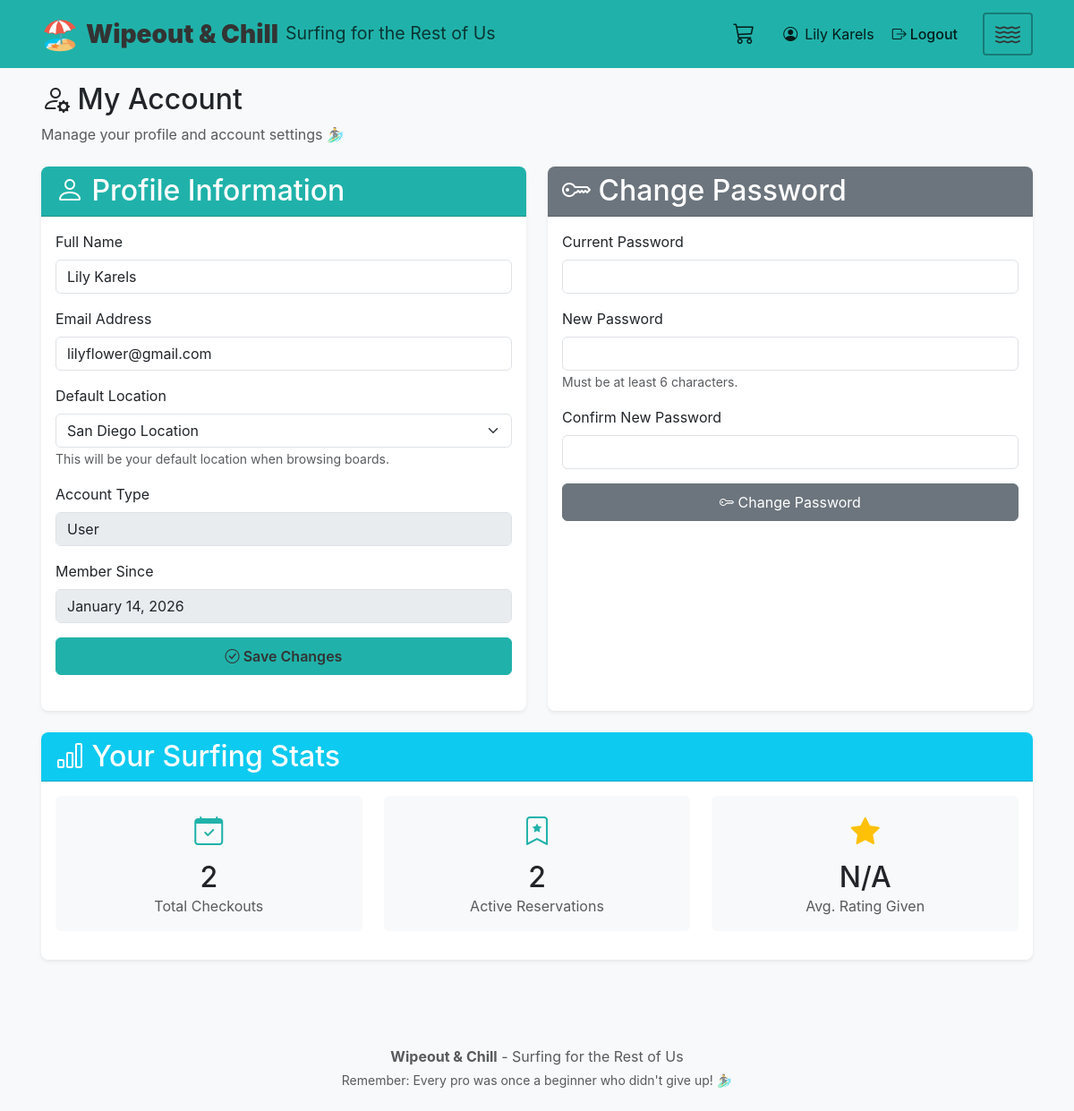
The app's page /my-account (signed in) with its own data.
### models/user.py (models this page shows, shortened)
class User(db.Model, UserMixin):
    __tablename__ = 'users'
    id = db.Column(db.String(36), primary_key=True, default=lambda: str(uuid.uuid4()))
    email = db.Column(db.String(255), unique=True, nullable=False)
    full_name = db.Column(db.String(255), nullable=False)
    password_hash = db.Column(db.String(255), nullable=False)  # Password hash for authentication
    location_id = db.Column(db.String(36), db.ForeignKey('locations.id', ondelete='SET NULL'), nullable=True)
    role = db.Column(db.String(50), default='user', nullable=False)
    created_at = db.Column(db.DateTime, default=datetime.utcnow, nullable=False)
    updated_at = db.Column(db.DateTime, default=datetime.utcnow, onupdate=datetime.utcnow, nullable=False)
    @classmethod
    def find_by_id(cls, user_id):
        return cls.query.get(user_id)
    def is_admin(self):
        from utils.constants import USER_ROLE_ADMIN
        return self.role == USER_ROLE_ADMIN

### models/location.py (models this page shows, shortened)
class Location(db.Model):
    __tablename__ = 'locations'
    id = db.Column(db.String(36), primary_key=True, default=lambda: str(uuid.uuid4()))
    name = db.Column(db.String(255), nullable=False)
    timezone = db.Column(db.String(100), default='America/Los_Angeles', nullable=False)
    address = db.Column(db.Text, nullable=True)
    created_at = db.Column(db.DateTime, default=datetime.utcnow, nullable=False)
    updated_at = db.Column(db.DateTime, default=datetime.utcnow, onupdate=datetime.utcnow, nullable=False)
    @classmethod
    def find_all(cls):
        return cls.query.all()

### routes/user_routes.py (the view, shortened to what this page needs)
@user_routes.route('/my-account', methods=['GET', 'POST'])
@login_required
def my_account():
    from models.location import Location
    from werkzeug.security import check_password_hash, generate_password_hash
    from database import db
    all_locations = Location.find_all()
    message = None
    error = None
    return render_template('user/my_account.html',
                          all_locations=all_locations,
                          message=message,
                          error=error)

### app.py (called while the page is built)
@login_manager.user_loader
def load_user(user_id):
    return User.find_by_id(user_id)

### templates/user/my_account.html (shortened to what this page needs)
{% extends "base.html" %}
{% block content %}
<div class="row">
    <div class="col-12">
        <h1 class="mb-2">
            <i class="bi bi-person-gear"></i> My Account
        </h1>
        <p class="text-muted mb-4">Manage your profile and account settings 🏄‍♂️</p>
    </div>
</div>
<div class="row">
    <div class="col-md-6 mb-4">
        <div class="card shadow-sm h-100">
            <div class="card-header bg-teal text-white">
                <h5 class="mb-0"><i class="bi bi-person"></i> Profile Information</h5>
            </div>
            <div class="card-body">
                <form method="POST" action="{{ url_for('user_routes.my_account') }}">
                    <div class="mb-3">
                        <label for="full_name" class="form-label">Full Name</label>
                        <input type="text" class="form-control" id="full_name" name="full_name"
                               value="{{ current_user.full_name }}" required>
                    </div>
                    <div class="mb-3">
                        <label for="email" class="form-label">Email Address</label>
                        <input type="email" class="form-control" id="email" name="email"
                               value="{{ current_user.email }}" required>
                    </div>
                    <div class="mb-3">
                        <label for="location_id" class="form-label">Default Location</label>
                        <select class="form-select" id="location_id" name="location_id">
                            {% for location in all_locations %}
                            <option value="{{ location.id }}" {% if current_user.location_id == location.id %}selected{% endif %}>
                                {{ location.name }}
                            </option>
                            {% endfor %}
                        </select>
                        <small class="text-muted">This will be your default location when browsing boards.</small>
                    </div>
                    <div class="mb-3">
                        <label class="form-label">Account Type</label>
                        <input type="text" class="form-control" value="{{ 'Administrator' if current_user.is_admin() else 'User' }}" disabled>
                    </div>
                    <div class="mb-3">
                        <label class="form-label">Member Since</label>
                        <input type="text" class="form-control" value="{{ current_user.created_at.strftime('%B %d, %Y') if current_user.created_at else 'N/A' }}" disabled>
                    </div>
                    <button type="submit" class="btn btn-teal w-100">
                        <i class="bi bi-check-circle"></i> Save Changes
                    </button>
                </form>
            </div>
        </div>
    </div>
    <div class="col-md-6 mb-4">
        <div class="card shadow-sm h-100">
            <div class="card-header bg-secondary text-white">
                <h5 class="mb-0"><i class="bi bi-key"></i> Change Password</h5>
            </div>
            <div class="card-body">
                <form method="POST" action="{{ url_for('user_routes.my_account') }}">
                    <div class="mb-3">
                        <label for="current_password" class="form-label">Current Password</label>
                        <input type="password" class="form-control" id="current_password" name="current_password" required>
                    </div>
                    <div class="mb-3">
                        <label for="new_password" class="form-label">New Password</label>
                        <input type="password" class="form-control" id="new_password" name="new_password" required minlength="6">
                        <small class="text-muted">Must be at least 6 characters.</small>
                    </div>
                    <div class="mb-3">
                        <label for="confirm_password" class="form-label">Confirm New Password</label>
                        <input type="password" class="form-control" id="confirm_password" name="confirm_password" required>
                    </div>
                    <button type="submit" class="btn btn-secondary w-100">
                        <i class="bi bi-key"></i> Change Password
                    </button>
                </form>
            </div>
        </div>
    </div>
</div>
<div class="row">
    <div class="col-12">
        <div class="card shadow-sm">
            <div class="card-header bg-info text-white">
                <h5 class="mb-0"><i class="bi bi-bar-chart"></i> Your Surfing Stats</h5>
            </div>
            <div class="card-body">
                <div class="row text-center">
                    <div class="col-md-4 mb-3">
                        <div class="p-3 bg-light rounded">
                            <i class="bi bi-calendar-check" style="font-size: 2rem; color: var(--teal-color);"></i>
                            <h3 class="mt-2 mb-0" id="totalCheckouts">--</h3>
                            <p class="text-muted mb-0">Total Checkouts</p>
                        </div>
                    </div>
                    <div class="col-md-4 mb-3">
                        <div class="p-3 bg-light rounded">
                            <i class="bi bi-bookmark-star" style="font-size: 2rem; color: var(--teal-color);"></i>
                            <h3 class="mt-2 mb-0" id="activeReservations">--</h3>
                            <p class="text-muted mb-0">Active Reservations</p>
                        </div>
                    </div>
                    <div class="col-md-4 mb-3">
                        <div class="p-3 bg-light rounded">
                            <i class="bi bi-star-fill" style="font-size: 2rem; color: #ffc107;"></i>
                            <h3 class="mt-2 mb-0" id="avgRating">--</h3>
                            <p class="text-muted mb-0">Avg. Rating Given</p>
                        </div>
                    </div>
                </div>
            </div>
        </div>
    </div>
</div>
{% endblock %}

### templates/base.html (shortened to what this page needs)
<!DOCTYPE html>
<html lang="en">
<head>
    <link href="https://cdn.jsdelivr.net/npm/bootstrap@5.3.2/dist/css/bootstrap.min.css" rel="stylesheet">
    <link href="https://cdn.jsdelivr.net/npm/bootstrap-icons@1.11.1/font/bootstrap-icons.css" rel="stylesheet">
    <link href="{{ url_for('static', filename='css/custom.css') }}" rel="stylesheet">
    <link href="{{ url_for('static', filename='css/animations.css') }}" rel="stylesheet">
    <link href="{{ url_for('static', filename='css/branding.css') }}" rel="stylesheet">
</head>
<body>
    <nav class="navbar navbar-expand-lg navbar-teal">
        <div class="container">
            <a class="navbar-brand" href="{{ url_for('user_routes.dashboard') }}">
                <span style="font-size: 1.2em;">🏖️</span><strong class="ms-2">Wipeout & Chill</strong>
                <small class="d-none d-md-inline ms-2" style="font-size: 0.7em;">Surfing for the Rest of Us</small>
            </a>
            {% if current_user.is_authenticated %}
            <div class="d-flex align-items-center">
                <ul class="navbar-nav d-flex flex-row align-items-center me-3">
                    <li class="nav-item me-3">
                        <a href="{{ url_for('cart_routes.view_cart') }}" class="nav-link d-flex align-items-center position-relative" style="padding: 0.5rem 0.5rem; text-decoration: none; color: inherit;">
                            <i class="bi bi-cart3" style="font-size: 1.5rem;"></i>
                        </a>
                    </li>
                    <li class="nav-item">
                        <span class="navbar-text d-flex align-items-center">
                            <i class="bi bi-person-circle me-2"></i> {{ current_user.full_name }}
                        </span>
                    </li>
                    <li class="nav-item">
                        <a class="nav-link d-flex align-items-center" href="{{ url_for('auth_routes.logout') }}">
                            <i class="bi bi-box-arrow-right me-1"></i> Logout
                        </a>
                    </li>
                </ul>
                <button class="navbar-toggler wave-menu-btn" type="button" data-bs-toggle="collapse" data-bs-target="#navbarNav" aria-controls="navbarNav" aria-expanded="false" aria-label="Toggle navigation">
                    <i class="bi bi-water"></i>
                </button>
            </div>
            {% else %}
            <button class="navbar-toggler" type="button" data-bs-toggle="collapse" data-bs-target="#navbarNav" aria-controls="navbarNav" aria-expanded="false" aria-label="Toggle navigation">
                <span class="navbar-toggler-icon"></span>
            </button>
            {% endif %}
        </div>
    </nav>
    <main class="container my-4">
        {% block content %}{% endblock %}
    </main>
    <footer class="bg-light mt-5 py-4">
        <div class="container text-center">
            <p class="text-muted mb-1"><strong>Wipeout & Chill</strong> - Surfing for the Rest of Us</p>
            <p class="text-muted mb-0 small">Remember: Every pro was once a beginner who didn't give up! 🏄‍♂️</p>
        </div>
    </footer>
</body>
</html>

### static/css/custom.css (style rules this page uses)
:root { --primary-color: #0077BE; --secondary-color: #20B2AA; --success-color: #28A745; --warning-color: #FFC107; --danger-color: #DC3545; --info-color: #17A2B8; --teal-color: #20B2AA; --teal-dark: #1a8f88; }
.navbar-teal { background-color: var(--teal-color) !important; color: #333; padding: 0.75rem 0; position: fixed !important; top: 0; left: 0; right: 0; z-index: 1030; width: 100%; }
.navbar-teal .navbar-brand { color: #333 !important; font-weight: 600; font-size: clamp(1.25rem, 3.5vw, 1.75rem); display: flex; align-items: center; }
.navbar-teal .navbar-brand span { font-size: clamp(1.5rem, 4vw, 2rem); line-height: 1; }
.navbar-teal .navbar-brand small { color: rgba(0, 0, 0, 0.7) !important; font-weight: 400; font-size: clamp(0.65rem, 1.5vw, 0.875rem); }
.navbar-teal .nav-link { color: rgba(0, 0, 0, 0.85) !important; font-weight: 500; padding: 0.5rem clamp(0.5rem, 2vw, 1rem); font-size: clamp(0.875rem, 1.5vw, 1rem); }
.navbar-teal .navbar-text { color: rgba(0, 0, 0, 0.85) !important; margin: 0; padding: 0.5rem 0; }
.navbar-teal .wave-menu-btn { border: 2px solid rgba(0, 0, 0, 0.3); padding: clamp(0.375rem, 1vw, 0.5rem) clamp(0.5rem, 1.5vw, 0.75rem); border-radius: 0.25rem; background: transparent; display: flex !important; align-items: center; justify-content: center; width: auto; height: auto; min-width: 2.5rem; }
.navbar-teal .wave-menu-btn .bi-water { font-size: clamp(1.25rem, 3vw, 1.75rem); color: #333 !important; display: block !important; line-height: 1; }
.navbar-teal .navbar-nav.d-flex { gap: 0.5rem; }
.navbar-teal .navbar-nav.d-flex .nav-item { display: flex; align-items: center; }
.navbar-teal { position: relative; }
.navbar-teal .container { position: relative; }
.navbar-teal .navbar-nav.d-flex { margin-left: auto; }
.navbar-teal .navbar-nav.d-flex .nav-link { padding: 0.5rem 0.75rem; }
body { background-color: #F8F9FA; font-family: -apple-system, BlinkMacSystemFont, 'Segoe UI', Roboto, 'Helvetica Neue', Arial, sans-serif; padding-top: 60px; }
main.container { margin-top: 0 !important; padding-top: 1rem; }
.btn { transition: all 0.2s ease; }
.card { border: none; border-radius: 8px; }
.card-header { border-radius: 8px 8px 0 0 !important; }
body { font-size: clamp(0.875rem, 1.5vw, 1rem); }
h1, h2, h3, h4, h5, h6 { font-size: clamp(1.25rem, 3vw, 2rem); }
.container { padding-left: clamp(0.75rem, 3vw, 1rem); padding-right: clamp(0.75rem, 3vw, 1rem); }
.card { margin-bottom: clamp(0.75rem, 2vw, 1.5rem); }
.btn { padding: clamp(0.375rem, 1vw, 0.5rem) clamp(0.75rem, 2vw, 1rem); font-size: clamp(0.875rem, 1.5vw, 1rem); }
.bg-teal { background-color: var(--teal-color) !important; }
.btn-teal { background-color: var(--teal-color) !important; border-color: var(--teal-color) !important; color: #333 !important; font-weight: 600; }

### static/css/branding.css (style rules this page uses)
:root { --wipeout-blue: #0B162A; --wipeout-orange: #C83803; --wipeout-fall: #8B4513; --wipeout-chicago: #E31837; }

### records on screen
User: full_name "Lily Karels", email "lilyflower@gmail.com", location_id "San Diego Location", role "User", created_at "January 14, 2026"
